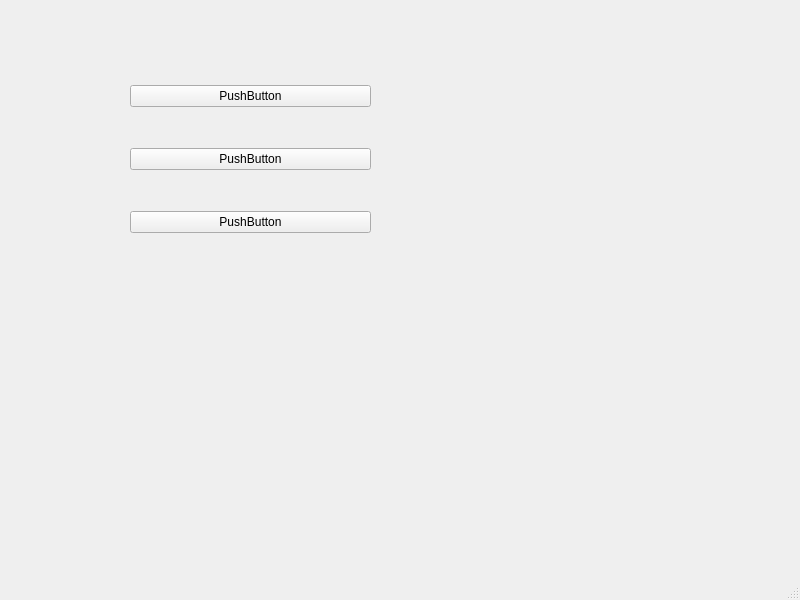
<?xml version="1.0" encoding="UTF-8"?>
<ui version="4.0">
 <class>MainWindow</class>
 <widget class="QMainWindow" name="MainWindow">
  <property name="geometry">
   <rect>
    <x>0</x>
    <y>0</y>
    <width>800</width>
    <height>600</height>
   </rect>
  </property>
  <property name="windowTitle">
   <string>MainWindow</string>
  </property>
  <widget class="QWidget" name="centralwidget">
   <widget class="QWidget" name="verticalLayoutWidget">
    <property name="geometry">
     <rect>
      <x>130</x>
      <y>50</y>
      <width>241</width>
      <height>221</height>
     </rect>
    </property>
    <layout class="QVBoxLayout" name="verticalLayout">
     <item>
      <widget class="QPushButton" name="pushButton_3">
       <property name="text">
        <string>PushButton</string>
       </property>
      </widget>
     </item>
     <item>
      <widget class="QPushButton" name="pushButton_4">
       <property name="text">
        <string>PushButton</string>
       </property>
      </widget>
     </item>
     <item>
      <widget class="QPushButton" name="pushButton_5">
       <property name="text">
        <string>PushButton</string>
       </property>
      </widget>
     </item>
    </layout>
   </widget>
  </widget>
  <widget class="QMenuBar" name="menubar">
   <property name="geometry">
    <rect>
     <x>0</x>
     <y>0</y>
     <width>800</width>
     <height>22</height>
    </rect>
   </property>
  </widget>
  <widget class="QStatusBar" name="statusbar"/>
 </widget>
 <resources/>
 <connections/>
</ui>
